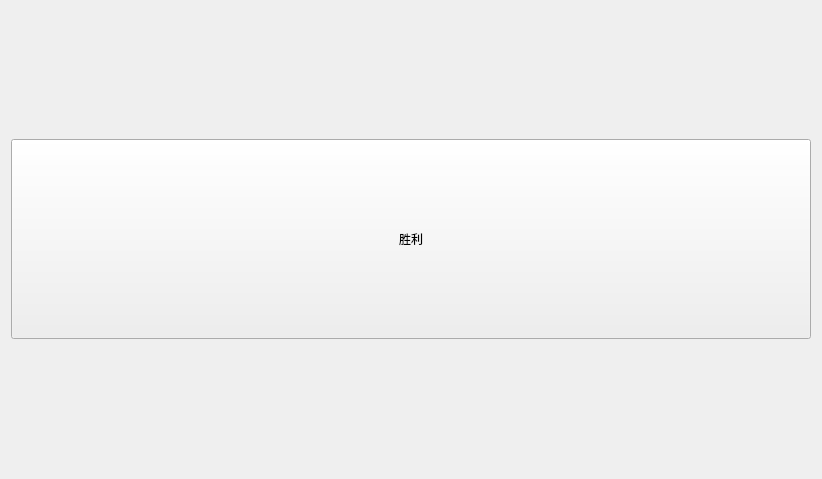
<?xml version="1.0" encoding="UTF-8"?>
<ui version="4.0">
 <class>victoryWindow</class>
 <widget class="QWidget" name="victoryWindow">
  <property name="geometry">
   <rect>
    <x>0</x>
    <y>0</y>
    <width>822</width>
    <height>479</height>
   </rect>
  </property>
  <property name="windowTitle">
   <string>Form</string>
  </property>
  <layout class="QGridLayout" name="gridLayout">
   <item row="0" column="0">
    <widget class="QPushButton" name="pushButton">
     <property name="minimumSize">
      <size>
       <width>0</width>
       <height>200</height>
      </size>
     </property>
     <property name="text">
      <string>胜利</string>
     </property>
    </widget>
   </item>
  </layout>
 </widget>
 <resources/>
 <connections/>
</ui>
